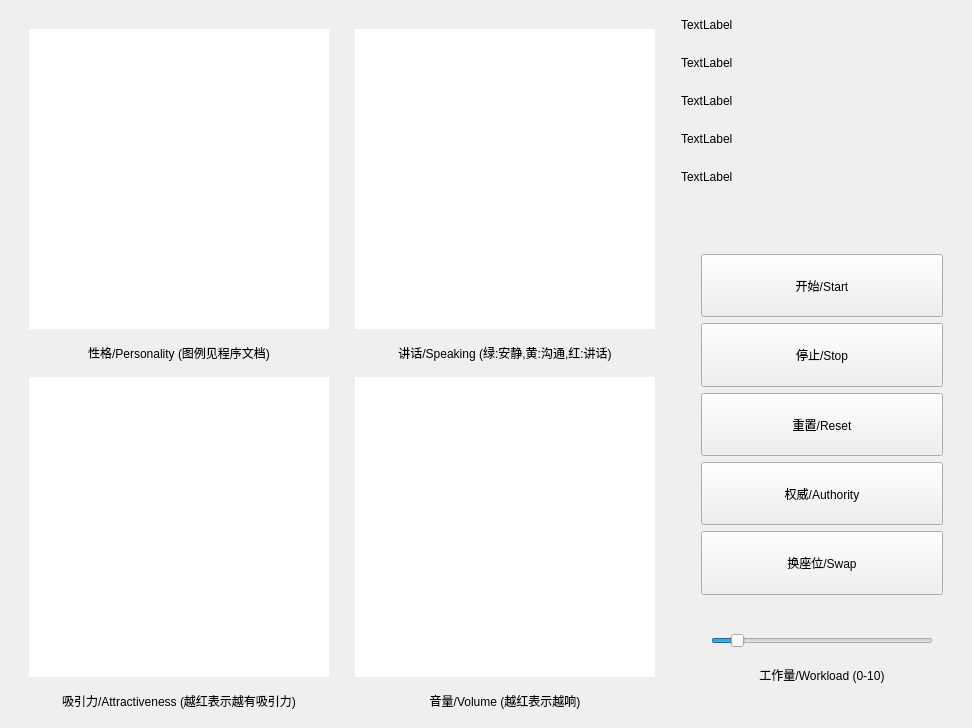
<?xml version="1.0" encoding="UTF-8"?>
<ui version="4.0">
 <class>MainWindow</class>
 <widget class="QMainWindow" name="MainWindow">
  <property name="enabled">
   <bool>true</bool>
  </property>
  <property name="geometry">
   <rect>
    <x>0</x>
    <y>0</y>
    <width>972</width>
    <height>728</height>
   </rect>
  </property>
  <property name="sizePolicy">
   <sizepolicy hsizetype="Fixed" vsizetype="Fixed">
    <horstretch>0</horstretch>
    <verstretch>0</verstretch>
   </sizepolicy>
  </property>
  <property name="minimumSize">
   <size>
    <width>972</width>
    <height>728</height>
   </size>
  </property>
  <property name="maximumSize">
   <size>
    <width>972</width>
    <height>728</height>
   </size>
  </property>
  <property name="mouseTracking">
   <bool>true</bool>
  </property>
  <property name="acceptDrops">
   <bool>false</bool>
  </property>
  <property name="windowTitle">
   <string>Whispers Model</string>
  </property>
  <property name="autoFillBackground">
   <bool>false</bool>
  </property>
  <property name="animated">
   <bool>true</bool>
  </property>
  <property name="tabShape">
   <enum>QTabWidget::TabShape::Rounded</enum>
  </property>
  <widget class="QWidget" name="centralwidget">
   <layout class="QHBoxLayout" name="horizontalLayout_9">
    <item>
     <layout class="QHBoxLayout" name="horizontalLayout">
      <item>
       <layout class="QGridLayout" name="gridLayout_5">
        <item row="4" column="4">
         <spacer name="horizontalSpacer_10">
          <property name="orientation">
           <enum>Qt::Orientation::Horizontal</enum>
          </property>
          <property name="sizeType">
           <enum>QSizePolicy::Policy::Fixed</enum>
          </property>
          <property name="sizeHint" stdset="0">
           <size>
            <width>20</width>
            <height>20</height>
           </size>
          </property>
         </spacer>
        </item>
        <item row="0" column="2">
         <spacer name="verticalSpacer_6">
          <property name="orientation">
           <enum>Qt::Orientation::Vertical</enum>
          </property>
          <property name="sizeType">
           <enum>QSizePolicy::Policy::Fixed</enum>
          </property>
          <property name="sizeHint" stdset="0">
           <size>
            <width>20</width>
            <height>20</height>
           </size>
          </property>
         </spacer>
        </item>
        <item row="3" column="3">
         <widget class="GridWidget" name="bottomRightGrid" native="true">
          <property name="sizePolicy">
           <sizepolicy hsizetype="Preferred" vsizetype="Minimum">
            <horstretch>0</horstretch>
            <verstretch>0</verstretch>
           </sizepolicy>
          </property>
          <property name="styleSheet">
           <string notr="true">background-color : white</string>
          </property>
         </widget>
        </item>
        <item row="0" column="1">
         <spacer name="horizontalSpacer_23">
          <property name="orientation">
           <enum>Qt::Orientation::Horizontal</enum>
          </property>
          <property name="sizeType">
           <enum>QSizePolicy::Policy::Fixed</enum>
          </property>
          <property name="sizeHint" stdset="0">
           <size>
            <width>300</width>
            <height>20</height>
           </size>
          </property>
         </spacer>
        </item>
        <item row="2" column="1">
         <layout class="QHBoxLayout" name="horizontalLayout_10">
          <item>
           <widget class="QLabel" name="label">
            <property name="text">
             <string>性格/Personality (图例见程序文档)</string>
            </property>
            <property name="alignment">
             <set>Qt::AlignmentFlag::AlignCenter</set>
            </property>
           </widget>
          </item>
         </layout>
        </item>
        <item row="2" column="4">
         <spacer name="horizontalSpacer_15">
          <property name="orientation">
           <enum>Qt::Orientation::Horizontal</enum>
          </property>
          <property name="sizeType">
           <enum>QSizePolicy::Policy::Fixed</enum>
          </property>
          <property name="sizeHint" stdset="0">
           <size>
            <width>20</width>
            <height>20</height>
           </size>
          </property>
         </spacer>
        </item>
        <item row="1" column="1">
         <widget class="GridWidget" name="topLeftGrid" native="true">
          <property name="styleSheet">
           <string notr="true">background-color : white</string>
          </property>
         </widget>
        </item>
        <item row="4" column="0">
         <spacer name="horizontalSpacer_9">
          <property name="orientation">
           <enum>Qt::Orientation::Horizontal</enum>
          </property>
          <property name="sizeType">
           <enum>QSizePolicy::Policy::Fixed</enum>
          </property>
          <property name="sizeHint" stdset="0">
           <size>
            <width>20</width>
            <height>20</height>
           </size>
          </property>
         </spacer>
        </item>
        <item row="3" column="1">
         <widget class="GridWidget" name="bottomLeftGrid" native="true">
          <property name="sizePolicy">
           <sizepolicy hsizetype="Preferred" vsizetype="Minimum">
            <horstretch>0</horstretch>
            <verstretch>0</verstretch>
           </sizepolicy>
          </property>
          <property name="styleSheet">
           <string notr="true">background-color : white</string>
          </property>
         </widget>
        </item>
        <item row="2" column="0">
         <spacer name="horizontalSpacer_13">
          <property name="orientation">
           <enum>Qt::Orientation::Horizontal</enum>
          </property>
          <property name="sizeType">
           <enum>QSizePolicy::Policy::Fixed</enum>
          </property>
          <property name="sizeHint" stdset="0">
           <size>
            <width>20</width>
            <height>20</height>
           </size>
          </property>
         </spacer>
        </item>
        <item row="1" column="3">
         <widget class="GridWidget" name="topRightGrid" native="true">
          <property name="styleSheet">
           <string notr="true">background-color : white</string>
          </property>
         </widget>
        </item>
        <item row="0" column="4">
         <spacer name="horizontalSpacer_8">
          <property name="orientation">
           <enum>Qt::Orientation::Horizontal</enum>
          </property>
          <property name="sizeType">
           <enum>QSizePolicy::Policy::Fixed</enum>
          </property>
          <property name="sizeHint" stdset="0">
           <size>
            <width>20</width>
            <height>20</height>
           </size>
          </property>
         </spacer>
        </item>
        <item row="4" column="3">
         <layout class="QHBoxLayout" name="horizontalLayout_14">
          <item>
           <widget class="QLabel" name="label_4">
            <property name="text">
             <string>音量/Volume (越红表示越响)</string>
            </property>
            <property name="alignment">
             <set>Qt::AlignmentFlag::AlignCenter</set>
            </property>
           </widget>
          </item>
         </layout>
        </item>
        <item row="4" column="1">
         <layout class="QHBoxLayout" name="horizontalLayout_13">
          <item>
           <widget class="QLabel" name="label_3">
            <property name="text">
             <string>吸引力/Attractiveness (越红表示越有吸引力)</string>
            </property>
            <property name="alignment">
             <set>Qt::AlignmentFlag::AlignCenter</set>
            </property>
           </widget>
          </item>
         </layout>
        </item>
        <item row="0" column="3">
         <spacer name="horizontalSpacer_24">
          <property name="orientation">
           <enum>Qt::Orientation::Horizontal</enum>
          </property>
          <property name="sizeHint" stdset="0">
           <size>
            <width>300</width>
            <height>20</height>
           </size>
          </property>
         </spacer>
        </item>
        <item row="2" column="2">
         <spacer name="horizontalSpacer_14">
          <property name="orientation">
           <enum>Qt::Orientation::Horizontal</enum>
          </property>
          <property name="sizeType">
           <enum>QSizePolicy::Policy::Fixed</enum>
          </property>
          <property name="sizeHint" stdset="0">
           <size>
            <width>20</width>
            <height>20</height>
           </size>
          </property>
         </spacer>
        </item>
        <item row="4" column="2">
         <spacer name="verticalSpacer_15">
          <property name="orientation">
           <enum>Qt::Orientation::Vertical</enum>
          </property>
          <property name="sizeType">
           <enum>QSizePolicy::Policy::Fixed</enum>
          </property>
          <property name="sizeHint" stdset="0">
           <size>
            <width>20</width>
            <height>20</height>
           </size>
          </property>
         </spacer>
        </item>
        <item row="0" column="0">
         <spacer name="horizontalSpacer">
          <property name="orientation">
           <enum>Qt::Orientation::Horizontal</enum>
          </property>
          <property name="sizeType">
           <enum>QSizePolicy::Policy::Fixed</enum>
          </property>
          <property name="sizeHint" stdset="0">
           <size>
            <width>20</width>
            <height>20</height>
           </size>
          </property>
         </spacer>
        </item>
        <item row="2" column="3">
         <layout class="QHBoxLayout" name="horizontalLayout_12">
          <item>
           <widget class="QLabel" name="label_2">
            <property name="text">
             <string>讲话/Speaking (绿:安静,黄:沟通,红:讲话)</string>
            </property>
            <property name="alignment">
             <set>Qt::AlignmentFlag::AlignCenter</set>
            </property>
           </widget>
          </item>
         </layout>
        </item>
        <item row="3" column="2">
         <spacer name="verticalSpacer_11">
          <property name="orientation">
           <enum>Qt::Orientation::Vertical</enum>
          </property>
          <property name="sizeType">
           <enum>QSizePolicy::Policy::Fixed</enum>
          </property>
          <property name="sizeHint" stdset="0">
           <size>
            <width>20</width>
            <height>300</height>
           </size>
          </property>
         </spacer>
        </item>
        <item row="1" column="2">
         <spacer name="verticalSpacer_10">
          <property name="orientation">
           <enum>Qt::Orientation::Vertical</enum>
          </property>
          <property name="sizeType">
           <enum>QSizePolicy::Policy::Fixed</enum>
          </property>
          <property name="sizeHint" stdset="0">
           <size>
            <width>20</width>
            <height>300</height>
           </size>
          </property>
         </spacer>
        </item>
       </layout>
      </item>
      <item>
       <layout class="QVBoxLayout" name="verticalLayout_4">
        <item>
         <layout class="QHBoxLayout" name="horizontalLayout_11">
          <property name="sizeConstraint">
           <enum>QLayout::SizeConstraint::SetMinimumSize</enum>
          </property>
          <item>
           <layout class="QGridLayout" name="gridLayout">
            <property name="sizeConstraint">
             <enum>QLayout::SizeConstraint::SetMaximumSize</enum>
            </property>
            <item row="2" column="1">
             <spacer name="verticalSpacer_9">
              <property name="orientation">
               <enum>Qt::Orientation::Vertical</enum>
              </property>
              <property name="sizeType">
               <enum>QSizePolicy::Policy::Fixed</enum>
              </property>
              <property name="sizeHint" stdset="0">
               <size>
                <width>20</width>
                <height>32</height>
               </size>
              </property>
             </spacer>
            </item>
            <item row="3" column="0">
             <widget class="QLabel" name="avgVolumeLabel">
              <property name="text">
               <string>TextLabel</string>
              </property>
             </widget>
            </item>
            <item row="4" column="1">
             <spacer name="verticalSpacer_17">
              <property name="orientation">
               <enum>Qt::Orientation::Vertical</enum>
              </property>
              <property name="sizeType">
               <enum>QSizePolicy::Policy::Fixed</enum>
              </property>
              <property name="sizeHint" stdset="0">
               <size>
                <width>20</width>
                <height>32</height>
               </size>
              </property>
             </spacer>
            </item>
            <item row="3" column="1">
             <spacer name="verticalSpacer_16">
              <property name="orientation">
               <enum>Qt::Orientation::Vertical</enum>
              </property>
              <property name="sizeType">
               <enum>QSizePolicy::Policy::Fixed</enum>
              </property>
              <property name="sizeHint" stdset="0">
               <size>
                <width>20</width>
                <height>32</height>
               </size>
              </property>
             </spacer>
            </item>
            <item row="0" column="1">
             <spacer name="verticalSpacer_7">
              <property name="orientation">
               <enum>Qt::Orientation::Vertical</enum>
              </property>
              <property name="sizeType">
               <enum>QSizePolicy::Policy::Fixed</enum>
              </property>
              <property name="sizeHint" stdset="0">
               <size>
                <width>20</width>
                <height>32</height>
               </size>
              </property>
             </spacer>
            </item>
            <item row="0" column="0">
             <widget class="QLabel" name="timeLabel">
              <property name="text">
               <string>TextLabel</string>
              </property>
             </widget>
            </item>
            <item row="1" column="1">
             <spacer name="verticalSpacer_8">
              <property name="orientation">
               <enum>Qt::Orientation::Vertical</enum>
              </property>
              <property name="sizeType">
               <enum>QSizePolicy::Policy::Fixed</enum>
              </property>
              <property name="sizeHint" stdset="0">
               <size>
                <width>20</width>
                <height>32</height>
               </size>
              </property>
             </spacer>
            </item>
            <item row="1" column="0">
             <widget class="QLabel" name="workLabel">
              <property name="text">
               <string>TextLabel</string>
              </property>
             </widget>
            </item>
            <item row="2" column="0">
             <widget class="QLabel" name="authLabel">
              <property name="sizePolicy">
               <sizepolicy hsizetype="Preferred" vsizetype="Minimum">
                <horstretch>0</horstretch>
                <verstretch>0</verstretch>
               </sizepolicy>
              </property>
              <property name="text">
               <string>TextLabel</string>
              </property>
             </widget>
            </item>
            <item row="4" column="0">
             <widget class="QLabel" name="suddenLabel">
              <property name="styleSheet">
               <string notr="true">QLabel{color = red; font-size = 24;}</string>
              </property>
              <property name="text">
               <string>TextLabel</string>
              </property>
             </widget>
            </item>
           </layout>
          </item>
         </layout>
        </item>
        <item>
         <layout class="QVBoxLayout" name="verticalLayout_6">
          <property name="sizeConstraint">
           <enum>QLayout::SizeConstraint::SetMinAndMaxSize</enum>
          </property>
          <item>
           <spacer name="verticalSpacer_2">
            <property name="orientation">
             <enum>Qt::Orientation::Vertical</enum>
            </property>
            <property name="sizeType">
             <enum>QSizePolicy::Policy::Fixed</enum>
            </property>
            <property name="sizeHint" stdset="0">
             <size>
              <width>20</width>
              <height>55</height>
             </size>
            </property>
           </spacer>
          </item>
          <item>
           <layout class="QHBoxLayout" name="horizontalLayout_6">
            <item>
             <spacer name="horizontalSpacer_2">
              <property name="orientation">
               <enum>Qt::Orientation::Horizontal</enum>
              </property>
              <property name="sizeType">
               <enum>QSizePolicy::Policy::Fixed</enum>
              </property>
              <property name="sizeHint" stdset="0">
               <size>
                <width>20</width>
                <height>20</height>
               </size>
              </property>
             </spacer>
            </item>
            <item>
             <widget class="QPushButton" name="startButton">
              <property name="sizePolicy">
               <sizepolicy hsizetype="Minimum" vsizetype="MinimumExpanding">
                <horstretch>0</horstretch>
                <verstretch>0</verstretch>
               </sizepolicy>
              </property>
              <property name="text">
               <string>开始/Start</string>
              </property>
              <property name="checkable">
               <bool>false</bool>
              </property>
             </widget>
            </item>
            <item>
             <spacer name="horizontalSpacer_3">
              <property name="orientation">
               <enum>Qt::Orientation::Horizontal</enum>
              </property>
              <property name="sizeType">
               <enum>QSizePolicy::Policy::Fixed</enum>
              </property>
              <property name="sizeHint" stdset="0">
               <size>
                <width>20</width>
                <height>20</height>
               </size>
              </property>
             </spacer>
            </item>
           </layout>
          </item>
          <item>
           <layout class="QHBoxLayout" name="horizontalLayout_7">
            <item>
             <spacer name="horizontalSpacer_4">
              <property name="orientation">
               <enum>Qt::Orientation::Horizontal</enum>
              </property>
              <property name="sizeType">
               <enum>QSizePolicy::Policy::Fixed</enum>
              </property>
              <property name="sizeHint" stdset="0">
               <size>
                <width>20</width>
                <height>20</height>
               </size>
              </property>
             </spacer>
            </item>
            <item>
             <widget class="QPushButton" name="stopButton">
              <property name="sizePolicy">
               <sizepolicy hsizetype="Minimum" vsizetype="MinimumExpanding">
                <horstretch>0</horstretch>
                <verstretch>0</verstretch>
               </sizepolicy>
              </property>
              <property name="text">
               <string>停止/Stop</string>
              </property>
             </widget>
            </item>
            <item>
             <spacer name="horizontalSpacer_5">
              <property name="orientation">
               <enum>Qt::Orientation::Horizontal</enum>
              </property>
              <property name="sizeType">
               <enum>QSizePolicy::Policy::Fixed</enum>
              </property>
              <property name="sizeHint" stdset="0">
               <size>
                <width>20</width>
                <height>20</height>
               </size>
              </property>
             </spacer>
            </item>
           </layout>
          </item>
          <item>
           <layout class="QHBoxLayout" name="horizontalLayout_8">
            <item>
             <spacer name="horizontalSpacer_6">
              <property name="orientation">
               <enum>Qt::Orientation::Horizontal</enum>
              </property>
              <property name="sizeType">
               <enum>QSizePolicy::Policy::Fixed</enum>
              </property>
              <property name="sizeHint" stdset="0">
               <size>
                <width>20</width>
                <height>20</height>
               </size>
              </property>
             </spacer>
            </item>
            <item>
             <widget class="QPushButton" name="resetButton">
              <property name="sizePolicy">
               <sizepolicy hsizetype="Minimum" vsizetype="MinimumExpanding">
                <horstretch>0</horstretch>
                <verstretch>0</verstretch>
               </sizepolicy>
              </property>
              <property name="text">
               <string>重置/Reset</string>
              </property>
             </widget>
            </item>
            <item>
             <spacer name="horizontalSpacer_7">
              <property name="orientation">
               <enum>Qt::Orientation::Horizontal</enum>
              </property>
              <property name="sizeType">
               <enum>QSizePolicy::Policy::Fixed</enum>
              </property>
              <property name="sizeHint" stdset="0">
               <size>
                <width>20</width>
                <height>20</height>
               </size>
              </property>
             </spacer>
            </item>
           </layout>
          </item>
          <item>
           <layout class="QHBoxLayout" name="horizontalLayout_3">
            <item>
             <layout class="QHBoxLayout" name="horizontalLayout_4">
              <item>
               <spacer name="horizontalSpacer_19">
                <property name="orientation">
                 <enum>Qt::Orientation::Horizontal</enum>
                </property>
                <property name="sizeType">
                 <enum>QSizePolicy::Policy::Fixed</enum>
                </property>
                <property name="sizeHint" stdset="0">
                 <size>
                  <width>20</width>
                  <height>20</height>
                 </size>
                </property>
               </spacer>
              </item>
              <item>
               <widget class="QPushButton" name="authButton">
                <property name="sizePolicy">
                 <sizepolicy hsizetype="Minimum" vsizetype="MinimumExpanding">
                  <horstretch>0</horstretch>
                  <verstretch>0</verstretch>
                 </sizepolicy>
                </property>
                <property name="text">
                 <string>权威/Authority</string>
                </property>
               </widget>
              </item>
              <item>
               <spacer name="horizontalSpacer_18">
                <property name="orientation">
                 <enum>Qt::Orientation::Horizontal</enum>
                </property>
                <property name="sizeType">
                 <enum>QSizePolicy::Policy::Fixed</enum>
                </property>
                <property name="sizeHint" stdset="0">
                 <size>
                  <width>20</width>
                  <height>20</height>
                 </size>
                </property>
               </spacer>
              </item>
             </layout>
            </item>
           </layout>
          </item>
          <item>
           <layout class="QHBoxLayout" name="horizontalLayout_5">
            <item>
             <spacer name="horizontalSpacer_29">
              <property name="orientation">
               <enum>Qt::Orientation::Horizontal</enum>
              </property>
              <property name="sizeType">
               <enum>QSizePolicy::Policy::Fixed</enum>
              </property>
              <property name="sizeHint" stdset="0">
               <size>
                <width>20</width>
                <height>20</height>
               </size>
              </property>
             </spacer>
            </item>
            <item>
             <widget class="QPushButton" name="swapButton">
              <property name="sizePolicy">
               <sizepolicy hsizetype="Minimum" vsizetype="MinimumExpanding">
                <horstretch>0</horstretch>
                <verstretch>0</verstretch>
               </sizepolicy>
              </property>
              <property name="text">
               <string>换座位/Swap</string>
              </property>
             </widget>
            </item>
            <item>
             <spacer name="horizontalSpacer_28">
              <property name="orientation">
               <enum>Qt::Orientation::Horizontal</enum>
              </property>
              <property name="sizeType">
               <enum>QSizePolicy::Policy::Fixed</enum>
              </property>
              <property name="sizeHint" stdset="0">
               <size>
                <width>20</width>
                <height>20</height>
               </size>
              </property>
             </spacer>
            </item>
           </layout>
          </item>
          <item>
           <spacer name="verticalSpacer_19">
            <property name="orientation">
             <enum>Qt::Orientation::Vertical</enum>
            </property>
            <property name="sizeType">
             <enum>QSizePolicy::Policy::Fixed</enum>
            </property>
            <property name="sizeHint" stdset="0">
             <size>
              <width>20</width>
              <height>25</height>
             </size>
            </property>
           </spacer>
          </item>
          <item>
           <layout class="QHBoxLayout" name="horizontalLayout_2">
            <item>
             <spacer name="horizontalSpacer_17">
              <property name="orientation">
               <enum>Qt::Orientation::Horizontal</enum>
              </property>
              <property name="sizeType">
               <enum>QSizePolicy::Policy::Minimum</enum>
              </property>
              <property name="sizeHint" stdset="0">
               <size>
                <width>30</width>
                <height>20</height>
               </size>
              </property>
             </spacer>
            </item>
            <item>
             <layout class="QVBoxLayout" name="verticalLayout_2">
              <item>
               <widget class="QSlider" name="workloadSlider">
                <property name="sizePolicy">
                 <sizepolicy hsizetype="Expanding" vsizetype="MinimumExpanding">
                  <horstretch>0</horstretch>
                  <verstretch>0</verstretch>
                 </sizepolicy>
                </property>
                <property name="minimum">
                 <number>-1</number>
                </property>
                <property name="maximum">
                 <number>10</number>
                </property>
                <property name="orientation">
                 <enum>Qt::Orientation::Horizontal</enum>
                </property>
               </widget>
              </item>
              <item>
               <widget class="QLabel" name="workloadLabel">
                <property name="sizePolicy">
                 <sizepolicy hsizetype="Minimum" vsizetype="MinimumExpanding">
                  <horstretch>0</horstretch>
                  <verstretch>0</verstretch>
                 </sizepolicy>
                </property>
                <property name="text">
                 <string>工作量/Workload (0-10)</string>
                </property>
                <property name="textFormat">
                 <enum>Qt::TextFormat::PlainText</enum>
                </property>
                <property name="alignment">
                 <set>Qt::AlignmentFlag::AlignCenter</set>
                </property>
               </widget>
              </item>
             </layout>
            </item>
            <item>
             <spacer name="horizontalSpacer_16">
              <property name="orientation">
               <enum>Qt::Orientation::Horizontal</enum>
              </property>
              <property name="sizeType">
               <enum>QSizePolicy::Policy::Minimum</enum>
              </property>
              <property name="sizeHint" stdset="0">
               <size>
                <width>30</width>
                <height>20</height>
               </size>
              </property>
             </spacer>
            </item>
           </layout>
          </item>
          <item>
           <spacer name="verticalSpacer_5">
            <property name="orientation">
             <enum>Qt::Orientation::Vertical</enum>
            </property>
            <property name="sizeType">
             <enum>QSizePolicy::Policy::Fixed</enum>
            </property>
            <property name="sizeHint" stdset="0">
             <size>
              <width>20</width>
              <height>30</height>
             </size>
            </property>
           </spacer>
          </item>
         </layout>
        </item>
       </layout>
      </item>
     </layout>
    </item>
   </layout>
  </widget>
 </widget>
 <customwidgets>
  <customwidget>
   <class>GridWidget</class>
   <extends>QWidget</extends>
   <header>../GridWidget/gridwidget.h</header>
   <container>1</container>
  </customwidget>
 </customwidgets>
 <resources/>
 <connections/>
</ui>
